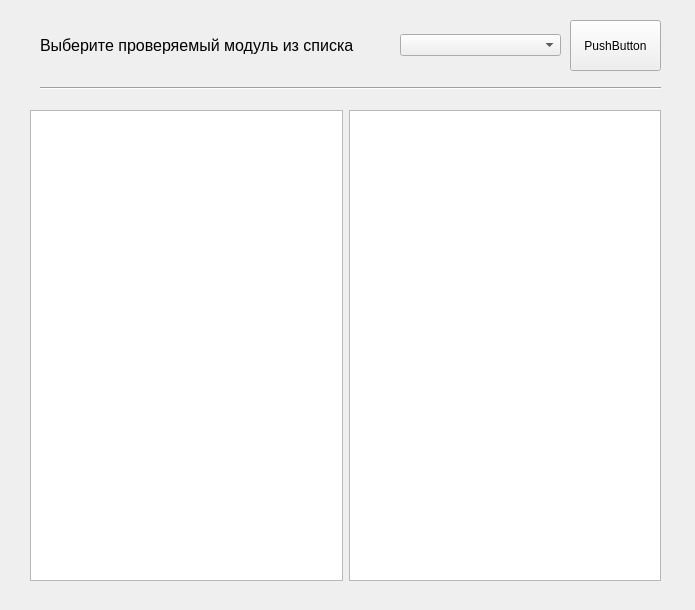
<?xml version="1.0" encoding="UTF-8"?>
<ui version="4.0">
 <class>Form</class>
 <widget class="QWidget" name="Form">
  <property name="geometry">
   <rect>
    <x>0</x>
    <y>0</y>
    <width>695</width>
    <height>610</height>
   </rect>
  </property>
  <property name="mouseTracking">
   <bool>false</bool>
  </property>
  <property name="windowTitle">
   <string>Form</string>
  </property>
  <widget class="QWidget" name="horizontalLayoutWidget_2">
   <property name="geometry">
    <rect>
     <x>40</x>
     <y>20</y>
     <width>521</width>
     <height>51</height>
    </rect>
   </property>
   <layout class="QHBoxLayout" name="horizontalLayout_2">
    <item>
     <layout class="QHBoxLayout" name="horizontalLayout">
      <item>
       <widget class="QLabel" name="label">
        <property name="font">
         <font>
          <pointsize>12</pointsize>
         </font>
        </property>
        <property name="text">
         <string>Выберите проверяемый модуль из списка</string>
        </property>
       </widget>
      </item>
      <item>
       <spacer name="horizontalSpacer">
        <property name="orientation">
         <enum>Qt::Horizontal</enum>
        </property>
        <property name="sizeType">
         <enum>QSizePolicy::Fixed</enum>
        </property>
        <property name="sizeHint" stdset="0">
         <size>
          <width>40</width>
          <height>20</height>
         </size>
        </property>
       </spacer>
      </item>
      <item>
       <widget class="QComboBox" name="comboBox"/>
      </item>
     </layout>
    </item>
   </layout>
  </widget>
  <widget class="Line" name="line">
   <property name="geometry">
    <rect>
     <x>40</x>
     <y>80</y>
     <width>621</width>
     <height>16</height>
    </rect>
   </property>
   <property name="orientation">
    <enum>Qt::Horizontal</enum>
   </property>
  </widget>
  <widget class="QPushButton" name="pushButton">
   <property name="geometry">
    <rect>
     <x>570</x>
     <y>20</y>
     <width>91</width>
     <height>51</height>
    </rect>
   </property>
   <property name="text">
    <string>PushButton</string>
   </property>
  </widget>
  <widget class="QWidget" name="horizontalLayoutWidget_3">
   <property name="geometry">
    <rect>
     <x>30</x>
     <y>110</y>
     <width>631</width>
     <height>471</height>
    </rect>
   </property>
   <layout class="QHBoxLayout" name="horizontalLayout_3">
    <item>
     <widget class="QListView" name="listView"/>
    </item>
    <item>
     <widget class="QListView" name="listView_2"/>
    </item>
   </layout>
  </widget>
 </widget>
 <tabstops>
  <tabstop>comboBox</tabstop>
  <tabstop>pushButton</tabstop>
 </tabstops>
 <resources/>
 <connections/>
</ui>
